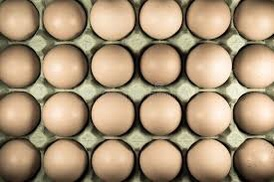
#> input picture B00126652 CA Repeat/eggs.jpg, 274 x 182 px, found by its file name
$ python part_a.py
#> lines starting #> are read from the running program, lines starting #| are printed output that depends on the picture; after the words box and inside, x2 and y2 are one past the last pixel; in counts of white or black regions, pixels touching at a corner belong together

import numpy as np
import matplotlib.pyplot as plt
import cv2

def calculate_histogram(image, num_bins=256):
    # Compute the histogram of the input image
    histogram, _ = np.histogram(image, bins=num_bins, range=(0, num_bins))
    return histogram

def calculate_cumulative_histogram(histogram):
    # Compute the cumulative histogram
    cumulative_histogram = np.cumsum(histogram)
    return cumulative_histogram

def otsu_threshold(image):
    histogram = calculate_histogram(image)
    num_pixels = image.shape[0] * image.shape[1]

    # Calculate the probability of each intensity level
    probability = histogram.astype(np.float32) / num_pixels

    # Calculate cumulative probabilities
    cumulative_probability = calculate_cumulative_histogram(probability)

    # Calculate the cumulative means
    cumulative_means = np.cumsum(probability * np.arange(0, 256))

    # Calculate the global mean (mean of the entire image)
    global_mean = cumulative_means[-1]

    # Initialize variables for the maximum inter-class variance and threshold value
    max_variance = 0
    threshold = 0

    for t in range(256):
        # Calculate the class probabilities and means for both classes (background and foreground)
        prob_background = cumulative_probability[t]
        prob_foreground = 1.0 - prob_background

        if prob_background == 0 or prob_foreground == 0:
            continue

        mean_background = cumulative_means[t] / prob_background
        mean_foreground = (global_mean - cumulative_means[t]) / prob_foreground

        # Calculate the inter-class variance
        variance = prob_background * prob_foreground * (mean_background - mean_foreground)**2

        # Update the threshold and maximum variance if a higher variance is found
        if variance > max_variance:
            max_variance = variance
            threshold = t

    return threshold

def apply_threshold(image, threshold):
    # Binarize the image based on the given threshold
    binary_image = (image > threshold).astype(np.uint8) * 255
    return binary_image

def apply_threshold_opencv(image, threshold):
    # Binarize the image using OpenCV's threshold function
    _, binary_image = cv2.threshold(image, threshold, 255, cv2.THRESH_BINARY)
    return binary_image

if __name__ == "__main__":
    # Replace 'path_to_image' with the actual path to your image file
    image = cv2.imread('eggs.jpg', cv2.IMREAD_COLOR)
#> image is the input picture: shape (182, 274, 3); mean B, G, R 118.7, 146.5, 168
    gray_image = cv2.cvtColor(image, cv2.COLOR_BGR2GRAY)
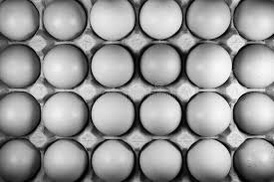
#> gray_image: shape (182, 274); min 0, max 253, mean 149.8

    threshold_value = otsu_threshold(gray_image)
#> in calculate_histogram, `histogram, _ = np.histogram(image, bins=num_bins, range=(0, num_bins))`: histogram = 256 values, max 499 at index 206, min 0 at index 251, mean 194.8
#> in otsu_threshold, `probability = histogram.astype(np.float32) / num_pixels`: probability = 256 values, max 0.01 at index 206, min 0 at index 251, mean 0.00391
#> in calculate_cumulative_histogram, `cumulative_histogram = np.cumsum(histogram)`: cumulative_histogram = 256 values from 4.01e-05 to 1
#> in otsu_threshold, `cumulative_means = np.cumsum(probability * np.arange(0, 256))`: cumulative_means = 256 values from 0 to 149.8
#> in otsu_threshold, `global_mean = cumulative_means[-1]`: global_mean = 149.8
#> the loop in otsu_threshold, `for t in range(256):` made 256 passes
#> (prob_background, prob_foreground, mean_background, mean_foreground, variance, max_variance) on passes 1 to 12: (4.01e-05, 1, 0, 149.8, 0.9, 0.9), (0.000983, 0.999, 0.959, 149.9, 21.78, 21.78), (0.00257, 0.997, 1.6, 150.2, 56.5, 56.5), (0.00499, 0.995, 2.28, 150.5, 109.2, 109.2), (0.00742, 0.993, 2.84, 150.9, 161.4, 161.4), (0.00916, 0.991, 3.25, 151.1, 198.6, 198.6), (0.0109, 0.989, 3.69, 151.4, 234.9, 234.9), (0.013, 0.987, 4.23, 151.7, 279.3, 279.3), (0.0148, 0.985, 4.68, 152, 315.8, 315.8), (0.017, 0.983, 5.25, 152.3, 361.8, 361.8), (0.0194, 0.981, 5.82, 152.6, 408.9, 408.9), (0.021, 0.979, 6.22, 152.8, 441.1, 441.1)
#> after the loop in otsu_threshold, `for t in range(256):`: max_variance = 2947.4; threshold = 131
#> threshold_value = 131
    binary_image_custom = apply_threshold(gray_image, threshold_value)
#> in apply_threshold, `binary_image = (image > threshold).astype(np.uint8) * 255`:
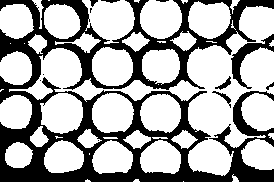
#> binary_image: shape (182, 274); 65.9% white; 12 black regions (5 under 20 px), largest, box (x1, y1, x2, y2) and area: (0, 0, 274, 182) 16159, (231, 34, 274, 89) 598, (215, 76, 231, 90) 76
    binary_image_opencv = apply_threshold_opencv(gray_image, threshold_value)

    # Display the original, custom threshold, and OpenCV threshold images
    plt.figure(figsize=(15, 5))

    plt.subplot(1, 3, 1)
    plt.imshow(gray_image, cmap='gray')
    plt.title('Original Image')
    plt.axis('off')

    plt.subplot(1, 3, 2)
    plt.imshow(binary_image_custom, cmap='gray')
    plt.title('Custom Threshold')
    plt.axis('off')

    plt.subplot(1, 3, 3)
    plt.imshow(binary_image_opencv, cmap='gray')
    plt.title('OpenCV Threshold')
    plt.axis('off')

    plt.show()
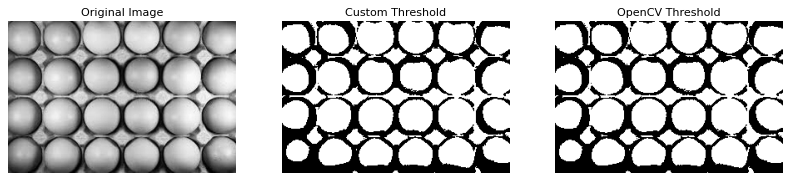
#> figure drawn by matplotlib, 3 panels

import cv2
import numpy as np
import matplotlib.pyplot as plt

def connected_component_labeling(binary_image):
    height, width = binary_image.shape
    labels = np.zeros((height, width), dtype=int)
    label_counter = 1

    def dfs(row, col, current_label):
        stack = [(row, col)]

        while stack:
            r, c = stack.pop()
            labels[r, c] = current_label

            for dr, dc in [(-1, 0), (0, -1), (0, 1), (1, 0)]:
                nr, nc = r + dr, c + dc
                if 0 <= nr < height and 0 <= nc < width and binary_image[nr, nc] == 1 and labels[nr, nc] == 0:
                    stack.append((nr, nc))

    for r in range(height):
        for c in range(width):
            if binary_image[r, c] == 1 and labels[r, c] == 0:
                dfs(r, c, label_counter)
                label_counter += 1

    return labels

# Read binary image (0 for background, 1 for foreground) using OpenCV
image = cv2.imread('eggs.jpg', cv2.IMREAD_GRAYSCALE)
#> image: shape (182, 274); min 0, max 255, mean 149.8
binary_image = (image > 128).astype(np.uint8)
#> binary_image: shape (182, 274); values 0 (black) and 1 (white), 66.9% white; 12 black regions (5 under 20 px), largest, box (x1, y1, x2, y2) and area: (0, 0, 274, 182) 15690, (231, 34, 274, 89) 580, (215, 77, 231, 89) 72

# Perform Connected Component Labeling using custom implementation
labels_custom = connected_component_labeling(binary_image)
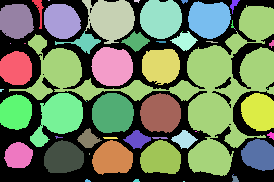
#> labels_custom: shape (182, 274) int64; 56 distinct labels, from 0 to 55; one colour per label, 0 black

# Perform Connected Component Labeling using OpenCV
_, labels_opencv, _, _ = cv2.connectedComponentsWithStats(binary_image, connectivity=4)
#> labels_opencv: shape (182, 274) int32; 56 distinct labels, from 0 to 55

# Display the images using Matplotlib
fig, axes = plt.subplots(1, 3, figsize=(12, 4))

# Original Binary Image
axes[0].imshow(binary_image, cmap='gray')
axes[0].set_title('Original Binary Image')
axes[0].axis('off')

# Labeled Image - Custom Implementation
axes[1].imshow(labels_custom, cmap='jet')
axes[1].set_title('Connected Component Labeling (Custom)')
axes[1].axis('off')

# Labeled Image - OpenCV
axes[2].imshow(labels_opencv, cmap='jet')
axes[2].set_title('Connected Component Labeling (OpenCV)')
axes[2].axis('off')

plt.tight_layout()
plt.show()

import cv2
import numpy as np
import matplotlib.pyplot as plt

def binary_erosion(image, kernel):
    height, width = image.shape
    k_height, k_width = kernel.shape
    padded_image = np.pad(image, ((k_height//2, k_height//2), (k_width//2, k_width//2)), mode='constant', constant_values=0)
    result = np.zeros_like(image)

    for r in range(height):
        for c in range(width):
            if np.all(padded_image[r:r+k_height, c:c+k_width] * kernel):
                result[r, c] = 1

    return result

def binary_dilation(image, kernel):
    height, width = image.shape
    k_height, k_width = kernel.shape
    padded_image = np.pad(image, ((k_height//2, k_height//2), (k_width//2, k_width//2)), mode='constant', constant_values=0)
    result = np.zeros_like(image)

    for r in range(height):
        for c in range(width):
            if np.any(padded_image[r:r+k_height, c:c+k_width] * kernel):
                result[r, c] = 1

    return result

# Read binary image (0 for background, 1 for foreground) using OpenCV
image = cv2.imread('eggs.jpg', cv2.IMREAD_GRAYSCALE)
binary_image = (image > 128).astype(np.uint8)

# Define the kernel for erosion and dilation (a 3x3 square kernel)
kernel = np.ones((3, 3), dtype=np.uint8)

# Perform binary image erosion
eroded_image = binary_erosion(binary_image, kernel)
#> in binary_erosion, `padded_image = np.pad(image, ((k_height//2, k_height//2), (k_width//2,..`:
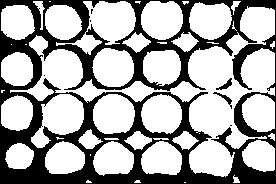
#> padded_image: shape (184, 276); values 0 (black) and 1 (white), 65.7% white; 7 black regions (4 under 20 px), largest, box (x1, y1, x2, y2) and area: (0, 0, 276, 184) 17278, (216, 78, 232, 90) 72, (213, 92, 232, 109) 71
#> after the loop in binary_erosion, `for r in range(height):`:
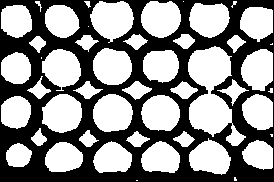
#> result: shape (182, 274); values 0 (black) and 1 (white), 55.1% white; 1 black region, box (x1, y1, x2, y2) and area: (0, 0, 274, 182) 22387

# Perform binary image dilation
dilated_image = binary_dilation(binary_image, kernel)
#> after the loop in binary_dilation, `for r in range(height):`:
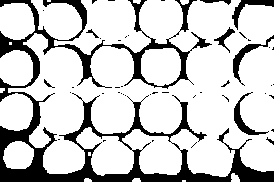
#> result: shape (182, 274); values 0 (black) and 1 (white), 78.8% white; 46 black regions (37 under 20 px), largest, box (x1, y1, x2, y2) and area: (0, 0, 274, 182) 9185, (233, 35, 274, 86) 336, (234, 92, 269, 135) 316

# Display the images using Matplotlib
fig, axes = plt.subplots(1, 3, figsize=(12, 4))

# Original Binary Image
axes[0].imshow(binary_image, cmap='gray')
axes[0].set_title('Original Binary Image')
axes[0].axis('off')

# Eroded Image
axes[1].imshow(eroded_image, cmap='gray')
axes[1].set_title('Eroded Image')
axes[1].axis('off')

# Dilated Image
axes[2].imshow(dilated_image, cmap='gray')
axes[2].set_title('Dilated Image')
axes[2].axis('off')

plt.tight_layout()
plt.show()
